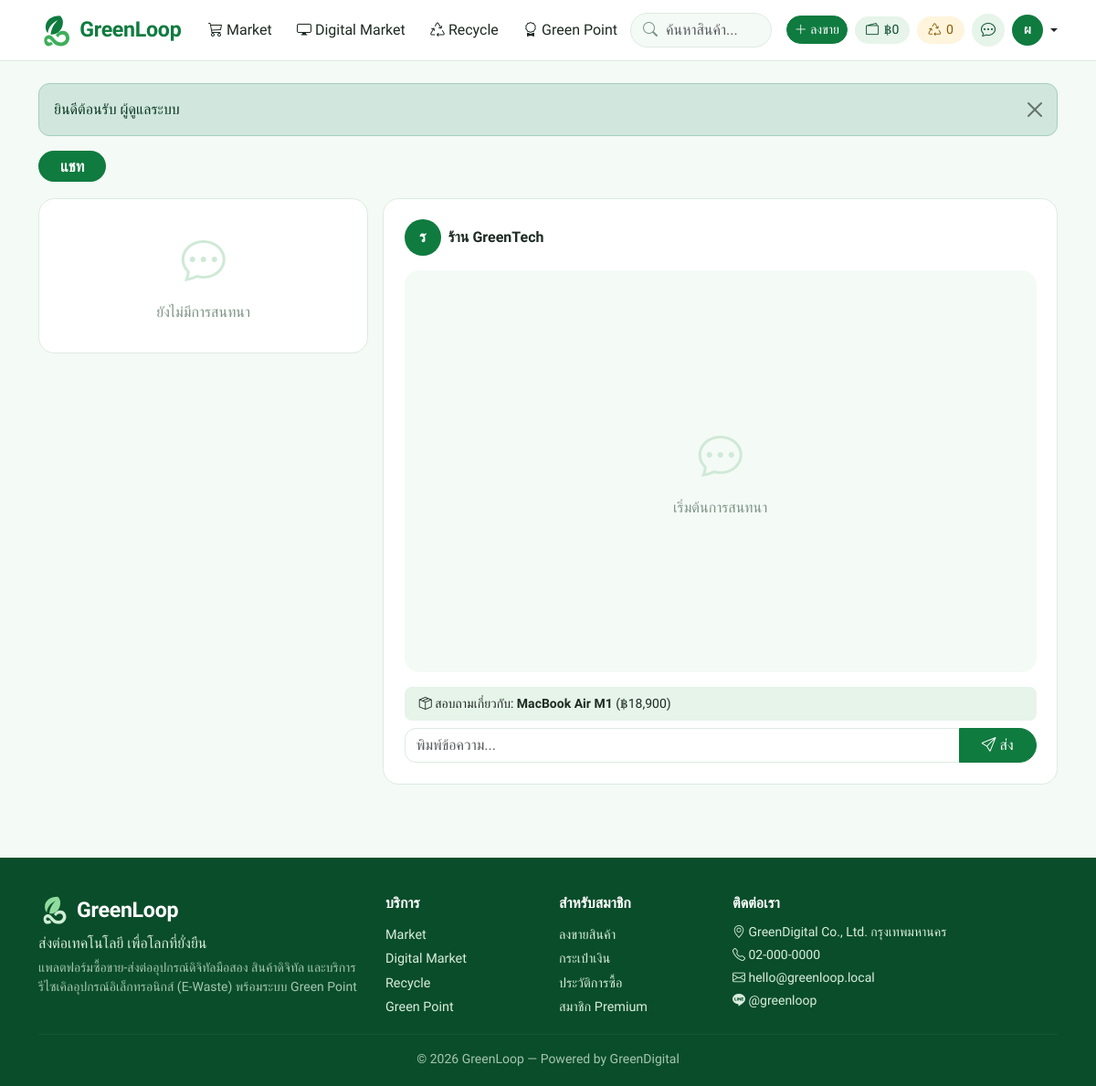
Screenshot of /chat.php?with=2&product=1 (signed in) with the database file from the repository.
### tables this page shows
CREATE TABLE users (
  id INT AUTO_INCREMENT PRIMARY KEY,
  name VARCHAR(100) NOT NULL,
  email VARCHAR(150) NOT NULL UNIQUE,
  password_hash VARCHAR(255) NOT NULL,
  phone VARCHAR(30) NOT NULL DEFAULT '',
  address TEXT,
  avatar VARCHAR(255) DEFAULT NULL,
  role ENUM('user','admin') NOT NULL DEFAULT 'user',
  status ENUM('active','suspended') NOT NULL DEFAULT 'active',
  wallet_balance DECIMAL(12,2) NOT NULL DEFAULT 0,
  green_points INT NOT NULL DEFAULT 0,
  fee_waivers INT NOT NULL DEFAULT 0,
  premium_until DATETIME DEFAULT NULL,
  created_at DATETIME NOT NULL DEFAULT CURRENT_TIMESTAMP
);

CREATE TABLE products (
  id INT AUTO_INCREMENT PRIMARY KEY,
  user_id INT NOT NULL,
  category_id INT DEFAULT NULL,
  type ENUM('market','digital') NOT NULL,
  title VARCHAR(200) NOT NULL,
  description TEXT,
  price DECIMAL(12,2) NOT NULL,
  item_condition VARCHAR(20) NOT NULL DEFAULT '',
  stock INT NOT NULL DEFAULT 1,
  image VARCHAR(255) DEFAULT NULL,
  file_path VARCHAR(255) DEFAULT NULL,
  file_name VARCHAR(255) DEFAULT NULL,
  green_score INT NOT NULL DEFAULT 80,
  status ENUM('pending','approved','rejected','sold','hidden') NOT NULL DEFAULT 'pending',
  promoted_until DATETIME DEFAULT NULL,
  views INT NOT NULL DEFAULT 0,
  created_at DATETIME NOT NULL DEFAULT CURRENT_TIMESTAMP,
  KEY idx_browse (status, type, created_at),
  CONSTRAINT fk_products_user FOREIGN KEY (user_id) REFERENCES users(id) ON DELETE CASCADE,
  CONSTRAINT fk_products_cat FOREIGN KEY (category_id) REFERENCES categories(id) ON DELETE SET NULL
);

### chat.php (the view, shortened to what this page needs)
<?php
require __DIR__ . '/includes/init.php';
$u = require_login();
$withId = (int) get('with');
$with = $withId && $withId != $u['id'] ? row('SELECT id, name, avatar, role, premium_until FROM users WHERE id = ?', [$withId]) : null;
$productId = (int) get('product');
$threads = chat_threads($u['id']);
$product = $with && $productId ? row('SELECT id, title, price FROM products WHERE id = ?', [$productId]) : null;
require __DIR__ . '/includes/header.php';
?>
<div class="section-head">
  <h1 class="pill-title">แชท</h1>
</div>
<div class="row g-3">
  <div class="col-lg-4">
    <div class="panel p-2 chat-list">
      <?php if (!$threads): ?><div class="empty py-4"><i class="bi bi-chat-dots"></i>ยังไม่มีการสนทนา</div><?php endif; ?>
    </div>
  </div>
  <div class="col-lg-8">
    <?php if ($with): ?>
    <div class="panel">
      <div class="d-flex align-items-center gap-2 mb-3"><?= avatar_html($with, 40) ?><div class="fw-semibold"><?= e($with['name']) ?></div></div>
      <div class="chat-box" data-poll="<?= e(url('chat.php?ajax=1&with=' . $with['id'])) ?>"><?= render_messages(chat_messages($u['id'], $with['id']), $u['id']) ?></div>
      <form method="post" class="mt-3"><?= csrf_field() ?>
        <?php if ($product): ?>
          <div class="small bg-mint rounded-3 px-3 py-2 mb-2"><i class="bi bi-box-seam"></i> สอบถามเกี่ยวกับ: <b><?= e($product['title']) ?></b> (<?= baht($product['price']) ?>)</div>
        <?php endif; ?>
        <div class="input-group">
          <input class="form-control" name="body" placeholder="พิมพ์ข้อความ..." required maxlength="2000" autocomplete="off" autofocus aria-label="ข้อความ">
          <button class="btn btn-primary px-4"><i class="bi bi-send"></i> ส่ง</button>
        </div>
      </form>
    </div>
    <?php else: ?>
    <div class="panel empty"><i class="bi bi-chat-square-text"></i>เลือกการสนทนาทางซ้าย หรือกด "ติดต่อผู้ขาย" จากหน้าสินค้า</div>
    <?php endif; ?>
  </div>
</div>
<?php require __DIR__ . '/includes/footer.php'; ?>

### includes/header.php (shortened to what this page needs)
<?php
$u = user();
$site = setting('site_name', 'GreenLoop');
$unread = $u ? (int) val('SELECT COUNT(*) FROM messages WHERE receiver_id = ? AND is_read = 0', [$u['id']]) : 0;
$self = basename($_SERVER['SCRIPT_NAME']);
$navType = $self === 'products.php' ? get('type') : '';
?>
<!doctype html>
<html lang="th">
<head>
<link href="https://cdn.jsdelivr.net/npm/bootstrap@5.3.3/dist/css/bootstrap.min.css" rel="stylesheet">
<link href="https://cdn.jsdelivr.net/npm/bootstrap-icons@1.11.3/font/bootstrap-icons.min.css" rel="stylesheet">
<link href="<?= e(url('assets/css/style.css')) ?>?v=1" rel="stylesheet">
</head>
<body>
<nav class="navbar navbar-expand-lg sticky-top gl-nav">
  <div class="container">
    <a class="navbar-brand" href="<?= e(url('index.php')) ?>"><?= logo_html() ?></a>
    <div class="collapse navbar-collapse" id="nav">
      <ul class="navbar-nav me-auto">
        <li class="nav-item"><a class="nav-link <?= $navType === 'market' ? 'active' : '' ?>" href="<?= e(url('products.php?type=market')) ?>"><i class="bi bi-cart3"></i> Market</a></li>
        <li class="nav-item"><a class="nav-link <?= $navType === 'digital' ? 'active' : '' ?>" href="<?= e(url('products.php?type=digital')) ?>"><i class="bi bi-display"></i> Digital Market</a></li>
        <li class="nav-item"><a class="nav-link <?= $self === 'recycle.php' ? 'active' : '' ?>" href="<?= e(url('recycle.php')) ?>"><i class="bi bi-recycle"></i> Recycle</a></li>
        <li class="nav-item"><a class="nav-link <?= $self === 'points.php' ? 'active' : '' ?>" href="<?= e(url('points.php')) ?>"><i class="bi bi-award"></i> Green Point</a></li>
      </ul>
      <form class="nav-search me-lg-3 my-2 my-lg-0" action="<?= e(url('products.php')) ?>" method="get" role="search">
        <i class="bi bi-search"></i>
        <input type="search" name="q" class="form-control" placeholder="ค้นหาสินค้า..." value="<?= $self === 'products.php' ? e(get('q')) : '' ?>" aria-label="ค้นหาสินค้า">
      </form>
      <div class="d-flex align-items-center gap-2 flex-wrap">
      <?php if ($u): ?>
        <a class="btn btn-primary btn-sm" href="<?= e(url('sell.php')) ?>"><i class="bi bi-plus-lg"></i> ลงขาย</a>
        <a class="chip" href="<?= e(url('wallet.php')) ?>" title="กระเป๋าเงิน"><i class="bi bi-wallet2"></i> <?= baht($u['wallet_balance']) ?></a>
        <a class="chip chip-point" href="<?= e(url('points.php')) ?>" title="Green Point"><i class="bi bi-recycle"></i> <?= number_format($u['green_points']) ?></a>
        <a class="icon-btn" href="<?= e(url('chat.php')) ?>" title="แชท"><i class="bi bi-chat-dots"></i><?php if ($unread): ?><span class="dot"><?= $unread ?></span><?php endif; ?></a>
        <div class="dropdown">
          <a class="d-flex align-items-center gap-1 text-decoration-none dropdown-toggle text-dark" href="#" data-bs-toggle="dropdown"><?= avatar_html($u, 34) ?></a>
        </div>
      <?php else: ?>
        <a class="btn btn-outline-primary btn-sm" href="<?= e(url('login.php')) ?>">เข้าสู่ระบบ</a>
        <a class="btn btn-primary btn-sm" href="<?= e(url('register.php')) ?>">สมัครสมาชิก</a>
      <?php endif; ?>
      </div>
    </div>
  </div>
</nav>
<main class="<?= isset($mainClass) ? e($mainClass) : 'container py-4' ?>">
<?php if (!empty($_SESSION['flash'])): ?>
  <div class="<?= isset($mainClass) ? 'container pt-3' : '' ?>">
  <?php foreach ($_SESSION['flash'] as $f): ?>
    <div class="alert alert-<?= e($f[0]) ?> alert-dismissible fade show" role="alert"><?= e($f[1]) ?><button type="button" class="btn-close" data-bs-dismiss="alert" aria-label="ปิด"></button></div>
  <?php endforeach; unset($_SESSION['flash']); ?>
  </div>
<?php endif; ?>

### includes/init.php (shortened to what this page needs)
<?php
function db()
{
    static $pdo = null;
    if ($pdo === null) {
        $c = require ROOT_PATH . '/config.php';
        try {
            $pdo = new PDO(
                "mysql:host={$c['db_host']};port={$c['db_port']};dbname={$c['db_name']};charset=utf8mb4",
                $c['db_user'],
                $c['db_pass'],
                [
                    PDO::ATTR_ERRMODE => PDO::ERRMODE_EXCEPTION,
                    PDO::ATTR_DEFAULT_FETCH_MODE => PDO::FETCH_ASSOC,
                    PDO::ATTR_EMULATE_PREPARES => false,
                ]
            );
            $pdo->exec("SET time_zone = '+07:00'");
        } catch (PDOException $ex) {
            http_response_code(500);
            exit('<h3>เชื่อมต่อฐานข้อมูลไม่ได้</h3><p>กรุณานำเข้าไฟล์ <code>database.sql</code> และตรวจสอบการตั้งค่าใน <code>config.php</code></p>');
        }
    }
    return $pdo;
}
function q($sql, $params = [])
{
    $st = db()->prepare($sql);
    $st->execute($params);
    return $st;
}
function row($sql, $params = [])
{
    $r = q($sql, $params)->fetch();
    return $r ?: null;
}
function rows($sql, $params = [])
{
    return q($sql, $params)->fetchAll();
}
function e($s)
{
    return htmlspecialchars((string) $s, ENT_QUOTES, 'UTF-8');
}
function url($path = '')
{
    return BASE_URL . '/' . ltrim($path, '/');
}
function get($key, $default = '')
{
    return isset($_GET[$key]) && is_string($_GET[$key]) ? trim($_GET[$key]) : $default;
}
function baht($n)
{
    $n = (float) $n;
    return '฿' . number_format($n, floor($n) == $n ? 0 : 2);
}
function setting($name, $default = '')
{
    static $all = null;
    if ($all === null) {
        $all = [];
        foreach (rows('SELECT name, value FROM settings') as $r) {
            $all[$r['name']] = $r['value'];
        }
    }
    return isset($all[$name]) && $all[$name] !== '' ? $all[$name] : $default;
}
function user()
{
    static $u = false;
    if ($u === false) {
        $u = empty($_SESSION['uid']) ? null : row('SELECT * FROM users WHERE id = ?', [$_SESSION['uid']]);
    }
    return $u;
}
function require_login()
{
    if (!user()) {
        $_SESSION['after_login'] = $_SERVER['REQUEST_URI'];
        flash('กรุณาเข้าสู่ระบบก่อนใช้งาน', 'warning');
        redirect('login.php');
    }
    return user();
}
function avatar_html($u, $size = 36)
{
    return '<span class="avatar avatar-text" style="width:' . $size . 'px;height:' . $size . 'px;font-size:' . round($size * .42) . 'px">' . e(mb_substr($u['name'], 0, 1)) . '</span>';
}
function logo_html($height = 38)
{
    return '<svg class="logo-mark" width="' . $height . '" height="' . $height . '" viewBox="0 0 48 48" aria-hidden="true"><path d="M30 4C18 4 10 10 10 20c0 3 1 6 3 8 1-8 6-14 14-18-5 5-9 11-10 20 9 1 17-6 17-17 0-3-1-6-4-9z" fill="#0f7b3f"/><path d="M8 38c0-4 3-7 7-7 6 0 8 10 16 10 4 0 7-3 7-6s-2-5-5-5c-2 0-4 1-6 4l-3-3c3-4 6-6 10-6 5 0 9 4 9 10s-5 11-12 11C20 46 19 36 14 36c-1 0-2 1-2 2s1 3 3 3c1 0 2 0 3-1l2 4c-2 1-4 2-6 2-4 0-6-4-6-8z" fill="#3fae5a"/></svg>'
        . '<span class="logo-text">' . e(setting('site_name', 'GreenLoop')) . '</span>';
}
function chat_threads($uid)
{
    return rows('SELECT t.other_id, u.name, u.avatar, u.role, m.body, m.created_at,
            (SELECT COUNT(*) FROM messages WHERE sender_id = t.other_id AND receiver_id = ? AND is_read = 0) AS unread
        FROM (SELECT IF(sender_id = ?, receiver_id, sender_id) AS other_id, MAX(id) AS last_id FROM messages WHERE sender_id = ? OR receiver_id = ? GROUP BY other_id) t
        JOIN users u ON u.id = t.other_id JOIN messages m ON m.id = t.last_id ORDER BY t.last_id DESC', [$uid, $uid, $uid, $uid]);
}
function chat_messages($a, $b)
{
    return rows('SELECT m.*, s.name AS sender_name, p.title AS product_title FROM messages m JOIN users s ON s.id = m.sender_id LEFT JOIN products p ON p.id = m.product_id
        WHERE (m.sender_id = ? AND m.receiver_id = ?) OR (m.sender_id = ? AND m.receiver_id = ?) ORDER BY m.id', [$a, $b, $b, $a]);
}
function render_messages($msgs, $meId, $names = false)
{
    $h = '';
    return $h ?: '<div class="empty m-auto"><i class="bi bi-chat-dots"></i>เริ่มต้นการสนทนา</div>';
}

### assets/css/style.css (style rules this page uses)
:root { --gl-900: #0a4d2a; --gl-700: #0f7b3f; --gl-600: #17914c; --gl-500: #3fae5a; --gl-200: #cfe9d6; --gl-100: #e6f4ea; --gl-50: #f4faf6; --gl-gold: #e59a12; --gl-ink: #1d2b22; --gl-line: #dcebe1; --bs-primary: #0f7b3f; --bs-primary-rgb: 15, 123, 63; --bs-success: #17914c; --bs-success-rgb: 23, 145, 76; --bs-link-color: #0f7b3f; --bs-link-color-rgb: 15, 123, 63; --bs-link-hover-color: #0a4d2a; --bs-link-hover-color-rgb: 10, 77, 42; --bs-body-font-family: 'Prompt', 'Segoe UI', Tahoma, sans-serif; --bs-body-color: #1d2b22; --bs-border-radius: .75rem; }
body { background: var(--gl-50); min-height: 100vh; display: flex; flex-direction: column; }
main { flex: 1; }
a { text-decoration: none; }
h1, h2, h3, h4, h5, h6 { font-weight: 600; }
.btn { border-radius: 999px; font-weight: 500; }
.btn-primary { --bs-btn-bg: var(--gl-700); --bs-btn-border-color: var(--gl-700); --bs-btn-hover-bg: #0c6a36; --bs-btn-hover-border-color: #0c6a36; --bs-btn-active-bg: var(--gl-900); --bs-btn-active-border-color: var(--gl-900); --bs-btn-disabled-bg: var(--gl-700); --bs-btn-disabled-border-color: var(--gl-700); }
.form-control, .form-select { border-color: var(--gl-line); }
.bg-mint { background: var(--gl-100) !important; }
.gl-nav { background: rgba(255, 255, 255, .96); backdrop-filter: blur(8px); border-bottom: 1px solid var(--gl-line); padding: .55rem 0; }
.navbar-brand { display: flex; align-items: center; gap: .45rem; }
.logo-text { font-weight: 700; font-size: 1.45rem; color: var(--gl-700); letter-spacing: -.3px; }
.gl-nav .nav-link { color: var(--gl-ink); font-weight: 500; border-radius: 999px; padding: .4rem .85rem !important; white-space: nowrap; }
.nav-search { position: relative; flex: 1; max-width: 300px; min-width: 150px; }
.nav-search .bi { position: absolute; left: .9rem; top: 50%; transform: translateY(-50%); color: #7c9485; }
.nav-search .form-control { border-radius: 999px; padding-left: 2.4rem; background: var(--gl-50); }
.chip { display: inline-flex; align-items: center; gap: .35rem; background: var(--gl-100); color: var(--gl-900); border-radius: 999px; padding: .28rem .75rem; font-size: .88rem; font-weight: 500; white-space: nowrap; }
.chip-point { background: #fff4dc; color: #8a5a00; }
.icon-btn { position: relative; width: 36px; height: 36px; display: inline-flex; align-items: center; justify-content: center; border-radius: 50%; background: var(--gl-100); color: var(--gl-900); }
.avatar { border-radius: 50%; object-fit: cover; flex-shrink: 0; }
.avatar-text { display: inline-flex; align-items: center; justify-content: center; background: var(--gl-700); color: #fff; font-weight: 600; }
.pill-title { display: inline-block; background: var(--gl-700); color: #fff; font-size: 1.05rem; font-weight: 600; border-radius: 999px; padding: .45rem 1.5rem; margin: 0; }
.section-head { display: flex; justify-content: space-between; align-items: center; gap: 1rem; margin-bottom: 1.1rem; flex-wrap: wrap; }
.panel { background: #fff; border: 1px solid var(--gl-line); border-radius: 1.1rem; padding: 1.4rem; }
.empty { text-align: center; color: #7c9485; padding: 3rem 1rem; }
.empty .bi { font-size: 3rem; display: block; margin-bottom: .5rem; color: var(--gl-200); }
.chat-box { height: 440px; overflow-y: auto; padding: 1rem; background: var(--gl-50); border-radius: 1rem; display: flex; flex-direction: column; gap: .5rem; }
.gl-footer .logo-text { color: #fff; }

### rows the page displays
users: wallet_balance "฿0", green_points "0", name "ผ"
users: name "ร", name "ร้าน GreenTech"
products: title "MacBook Air M1", price "฿18,900"

### other values shown
setting('site_name', 'GreenLoop') "GreenLoop GreenLoop"
$f[1] "ยินดีต้อนรับ ผู้ดูแลระบบ"
setting('tagline') "ส่งต่อเทคโนโลยี เพื่อโลกที่ยั่งยืน"
setting('contact_address', '-') "GreenDigital Co., Ltd. กรุงเทพมหานคร"
setting('contact_phone', '-') "02-000-0000"
setting('contact_email', '-') "hello@greenloop.local"
setting('contact_line', '-') "@greenloop"
setting('footer_text', 'GreenLoop') "GreenLoop — Powered by GreenDigital"
